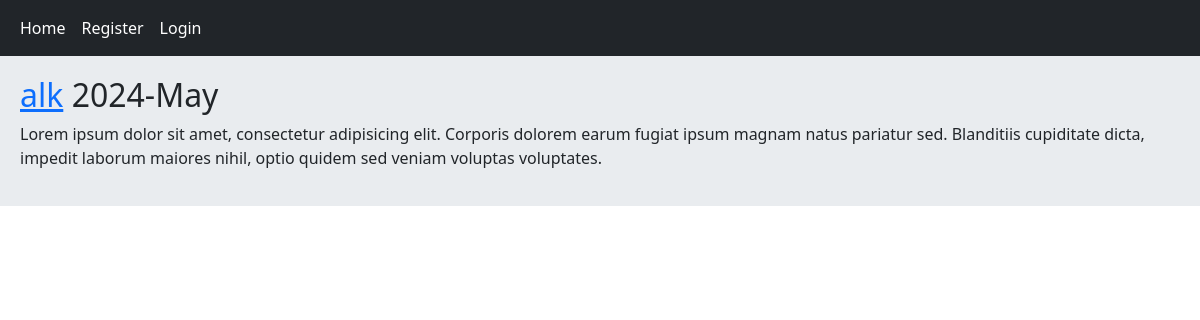
/post/5/lorem-ipsum-dolor-sit-amet-consectetur-adipisicing/, run on the app's committed database.
### home/models.py (models this page shows, shortened)
class Post(models.Model):
    user = models.ForeignKey(User, on_delete=models.CASCADE, related_name='posts')
    body = models.TextField()
    slug = models.SlugField()
    created = models.DateTimeField(auto_now=True)
    updated = models.DateTimeField(auto_now_add=True)
    class Meta:
        ordering = ('-created',)

### home/views.py (the view)
# urls.py: path('post/<int:post_id>/<slug:post_slug>/', views.PostDetailView.as_view(), name='post_detail'),
class PostDetailView(View):
    def get(self, request, post_id, post_slug):
        post = get_object_or_404(Post, pk=post_id, slug=post_slug)
        return render(request, 'home/detail.html', {'post': post})

### home/templates/home/detail.html (shortened to what this page needs)
{% extends 'base.html' %}
{% block content %}
    <h2>
        <a href="{% url 'account:user_profile' post.user.id %}">{{ post.user.username }}</a>
        {{ post.updated| date:'Y-M' }}
    </h2>
    <p>
        {{ post.body }}
    </p>
{% endblock %}

### data on the page
Post: user.username "alk", updated "2024-May", body "Lorem ipsum dolor sit amet, consectetur adipisicing elit. Corporis dolorem earum fugiat ipsum magnam natus pariatur sed. Blanditiis cupiditate dicta, impedit laborum maiores nihil, optio quidem sed veniam voluptas voluptates."
